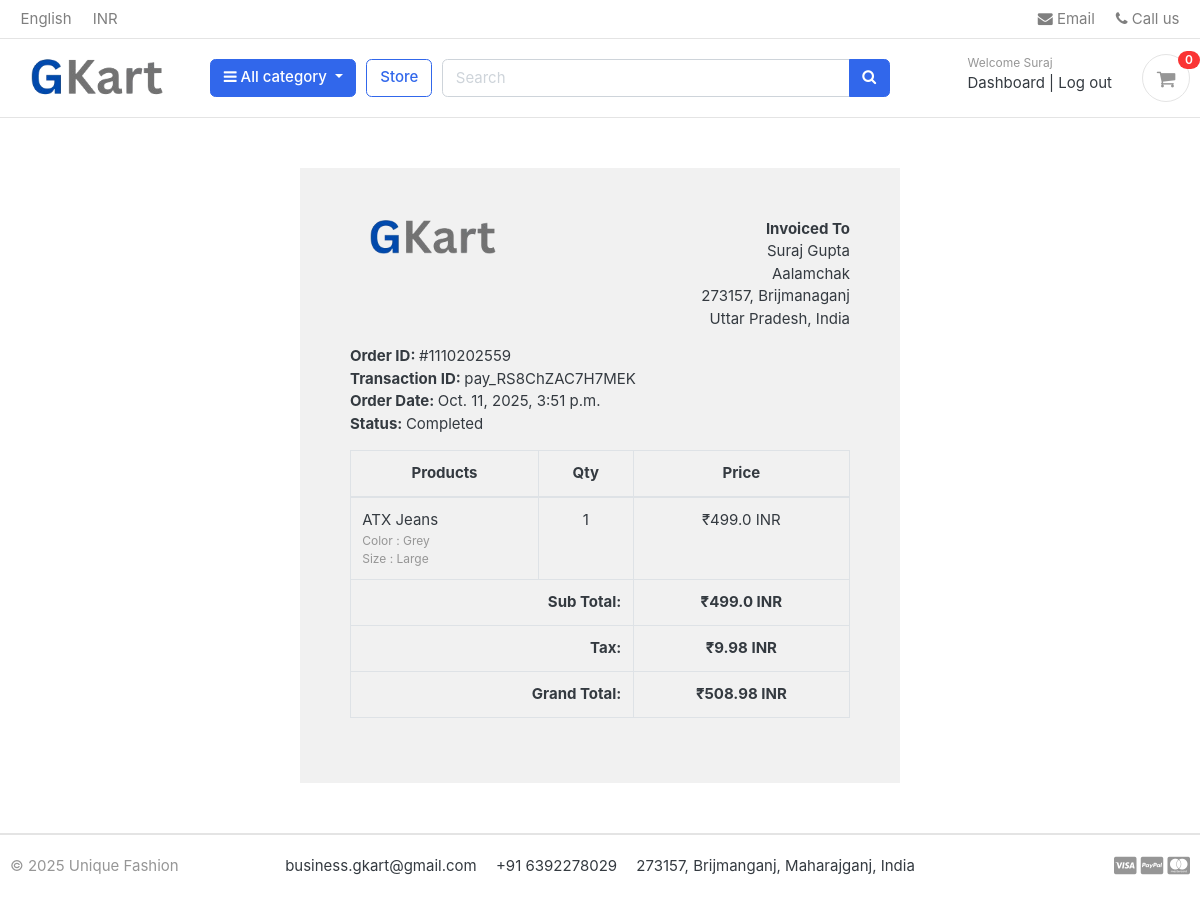
The page /accounts/order_detail/1110202559/ (signed in) on the database its author committed.
### accounts/models.py (models this page shows, shortened)
class Account(AbstractBaseUser):
    first_name = models.CharField(max_length=100)
    last_name = models.CharField(max_length=100)
    username = models.CharField(max_length=100, unique=True)
    email = models.CharField(max_length=100, unique=True)
    mobile_number = models.CharField(max_length=13)
    date_joined = models.DateTimeField(auto_now_add=True)
    last_login = models.DateTimeField(auto_now=True)
    is_admin = models.BooleanField(default=False)
    is_staff = models.BooleanField(default=False)
    is_active = models.BooleanField(default=False)
    is_superadmin = models.BooleanField(default=False)
    USERNAME_FIELD = 'email'
    REQUIRED_FIELDS = ['username', 'first_name', 'last_name']
    objects = MyAccountManager()

### orders/models.py (models this page shows, shortened)
class Order(models.Model):
    STATUS = (
        ('New', 'New'),
        ('Accepted', 'Accepted'),
        ('Completed', 'Completed'),
        ('Cancelled', 'Cancelled'),
    )
    user = models.ForeignKey(Account, on_delete=models.SET_NULL, null=True)
    payment = models.ForeignKey(Payment, on_delete=models.SET_NULL, blank=True, null=True)
    order_number = models.CharField(max_length=20)
    first_name = models.CharField(max_length=50)
    last_name = models.CharField(max_length=50)
    phone = models.CharField(max_length=15)
    email = models.EmailField(max_length=50)
    address_line_1 = models.CharField(max_length=50)
    address_line_2 = models.CharField(max_length=50, blank=True)
    pin_code = models.CharField(max_length=20)
    city = models.CharField(max_length=50)
    state = models.CharField(max_length=50)
    country = models.CharField(max_length=50)
    order_note = models.CharField(max_length=100, blank=True)
    order_total = models.FloatField()
    tax = models.FloatField()
    status = models.CharField(max_length=10, choices=STATUS, default='New')
    ip = models.CharField(blank=True, max_length=20)
    is_ordered = models.BooleanField(default=False)
    created_at = models.DateTimeField(auto_now_add=True)
    updated_at = models.DateTimeField(auto_now=True)
    def full_name(self):
        return f'{self.first_name} {self.last_name}'
    def full_address(self):
        return f'{self.address_line_1} {self.address_line_2}'

class Payment(models.Model):
    user = models.ForeignKey(Account, on_delete=models.CASCADE)
    payment_id = models.CharField(max_length=100)
    payment_method = models.CharField(max_length=100)
    amount_paid = models.CharField(max_length=100) # this is the total amount paid
    status = models.CharField(max_length=100)
    created_at = models.DateTimeField(auto_now_add=True)

class OrderProduct(models.Model):
    order = models.ForeignKey(Order, on_delete=models.CASCADE)
    payment = models.ForeignKey(Payment, on_delete=models.SET_NULL, blank=True, null=True)
    user = models.ForeignKey(Account, on_delete=models.CASCADE)
    product = models.ForeignKey(Product, on_delete=models.CASCADE)
    variations = models.ManyToManyField(Variation, blank=True)
    quantity = models.IntegerField()
    product_price = models.FloatField()
    ordered = models.BooleanField(default=False)
    created_at = models.DateTimeField(auto_now_add=True)
    updated_at = models.DateTimeField(auto_now=True)

### store/models.py (models this page shows, shortened)
class Product(models.Model):
    product_name     = models.CharField(max_length=100, unique=True)
    slug             = models.CharField(max_length=100, unique=True)
    description      = models.TextField(max_length=255, blank=True)
    price            = models.IntegerField()
    product_images   = models.ImageField(upload_to='photos/products')
    stock            = models.IntegerField()
    is_available     = models.BooleanField(default=True)
    category         = models.ForeignKey(Category, on_delete=models.CASCADE)
    created_at       = models.DateTimeField(auto_now_add=True)
    updated_at       = models.DateTimeField(auto_now=True)

class Variation(models.Model):
    product             = models.ForeignKey(Product, on_delete=models.CASCADE)
    variation_category  = models.CharField(max_length=255, choices=variation_category_choice)
    variation_value     = models.CharField(max_length=255)
    is_active           = models.BooleanField(default=True)
    created_date         = models.DateTimeField(auto_now=True)
    class Meta:
        ordering = ['variation_category']
    objects = VariationManager()

### accounts/views.py (the view)
# urls.py: path('order_detail/<int:order_id>/', views.order_detail, name='order_detail'),
@login_required(login_url='login')
def order_detail(request, order_id):
    order = Order.objects.get(order_number=order_id)
    order_detail = OrderProduct.objects.filter(order=order)
    subtotal = 0
    for i in order_detail:
        subtotal += i.product_price * i.quantity
    context = {
        "order_detail": order_detail,
        "order": order,
        "subtotal": subtotal
    }
    return render(request, 'accounts/order_detail.html', context)

### carts/context_processors.py (called while the page is built)
def counter(request):
    cart_count = 0
    if 'admin' in request.path:
        return {}
    else:
        try:
            cart = Cart.objects.filter(cart_id=_cart_id(request))
            if request.user.is_authenticated:
                cart_items = CartItem.objects.all().filter(user=request.user)
            else:
                cart_items = CartItem.objects.all().filter(cart=cart[:1])
            for cart_item in cart_items:
                cart_count += cart_item.quantity
        except Cart.DoesNotExist:
            cart_count = 0
    return dict(cart_count=cart_count)

### carts/views.py (called while the page is built)
def _cart_id(request):
    cart = request.session.session_key
    if not cart:
        cart = request.session.create() # create the cart id present in the session id
    return cart

### category/context_processors.py (called while the page is built)
def menu_links(request):
    links = Category.objects.all()
    return dict(links=links)

### category/models.py (called while the page is built)
    def get_url(self):
        return reverse('products_by_category', args=[self.slug])

### templates/accounts/order_detail.html (shortened to what this page needs)
{% extends 'base.html' %}
{% load static %}
{% block content %}
<div class="container" style="margin: 0 auto;width: 50%;padding: 50px;background: #f1f1f1;margin-top: 50px;margin-bottom: 50px;">
    <div class="row invoice row-printable">
        <div class="col-md-12">
            <div class="panel panel-default plain" id="dash_0">
                <div class="panel-body p30">
                    <div class="row">
                        <div class="col-lg-6">
                            <div class="invoice-logo"><img src="{% static 'images/logo.png' %}" alt="Invoice logo" style="max-height: 40px;"></div>
                        </div>
                        <div class="col-lg-6">
                            <div class="invoice-from">
                                <ul class="list-unstyled text-right">
                                    <li><strong>Invoiced To</strong></li>
                                    <li>{{order.full_name}}</li>
                                    <li>{{order.full_address}}</li>
                                    <li>{{order.pin_code}}, {{order.city}}</li>
                                    <li>{{order.state}}, {{order.country}}</li>
                                </ul>
                            </div>
                        </div>
                        <div class="col-lg-12">
                            <div class="invoice-details mt25">
                                <div class="well">
                                    <ul class="list-unstyled mb0">
                                        <li><strong>Order ID: </strong>#{{order.order_number}}</li>
                                        <li><strong>Transaction ID: </strong>{{order.payment.payment_id}}</li>
                                        <li><strong>Order Date: </strong>{{order.created_at}}</li>
                                        <li><strong>Status: </strong>{{order.payment.status}}</li>
                                    </ul>
                                </div>
                            </div>
                            <div class="invoice-items">
                                <div class="table-responsive" style="overflow: hidden; outline: none;" tabindex="0">
                                    <table class="table table-bordered">
                                        <thead>
                                            <tr>
                                                <th class="per70 text-center">Products</th>
                                                <th class="per5 text-center">Qty</th>
                                                <th class="per25 text-center">Price</th>
                                            </tr>
                                        </thead>
                                        <tbody>
                                          {% for item in order_detail %}
                                            <tr>
                                                <td>{{item.product.product_name}}
                                                  <p class="text-muted small">
                                          					{% if item.variations.all %}
                                          						{% for i in item.variations.all %}
                                          							{{ i.variation_category | title }} : {{ i.variation_value | title }} <br>
                                          						{% endfor %}
                                          					{% endif %}
                                          				</p>
                                                </td>
                                                <td class="text-center">{{item.quantity}}</td>
                                                <td class="text-center">₹{{item.product_price}} INR</td>
                                            </tr>
                                          {% endfor %}
                                        </tbody>
                                        <tfoot>
                                            <tr>
                                                <th colspan="2" class="text-right">Sub Total:</th>
                                                <th class="text-center">₹{{subtotal}} INR</th>
                                            </tr>
                                            <tr>
                                                <th colspan="2" class="text-right">Tax:</th>
                                                <th class="text-center">₹{{order.tax}} INR</th>
                                            </tr>
                                            <tr>
                                                <th colspan="2" class="text-right">Grand Total:</th>
                                                <th class="text-center">₹{{order.order_total}} INR</th>
                                            </tr>
                                        </tfoot>
                                    </table>
                                </div>
                            </div>
                        </div>
                    </div>
                </div>
            </div>
        </div>
    </div>
    </div>
{% endblock %}

### templates/includes/navbar.html (shortened to what this page needs)
{% load static %}
<header class="section-header">
      <nav class="navbar p-md-0 navbar-expand-sm navbar-light border-bottom">
        <div class="container">
          <div class="collapse navbar-collapse" id="navbarTop4">
            <ul class="navbar-nav mr-auto">
              <li class="nav-item dropdown">
                <a href="#" class="nav-link"> English </a>
              </li>
              <li class="nav-item dropdown">
                <a href="#" class="nav-link"> INR </a>
              </li>
            </ul>
            <ul class="navbar-nav">
              <li>
                <a href="#" class="nav-link">
                  <i class="fa fa-envelope"></i> Email
                </a>
              </li>
              <li>
                <a href="#" class="nav-link">
                  <i class="fa fa-phone"></i> Call us
                </a>
              </li>
            </ul>
          </div>
        </div>
      </nav>
      <section class="header-main border-bottom">
        <div class="container">
          <div class="row align-items-center">
            <div class="col-lg-2 col-md-3 col-6">
              <a href="{% url "home" %}" class="brand-wrap">
                <img class="logo" src="{% static 'images/logo.png' %}"  alt="Logo Image"/>
              </a>
            </div>
            <div class="col-lg col-sm col-md col-6 flex-grow-0">
              <div class="category-wrap dropdown d-inline-block float-right">
                <button
                  type="button"
                  class="btn btn-primary dropdown-toggle"
                  data-toggle="dropdown"
                >
                  <i class="fa fa-bars"></i> All category
                </button>
              </div>
            </div>
            <a href="{% url "store" %}" class="btn btn-outline-primary">Store</a>
            <div class="col-lg col-md-6 col-sm-12 col">
              <form action="{% url "search" %}" class="search">
                <div class="input-group w-100">
                  <input
                    type="text"
                    name="keyword"
                    class="form-control"
                    {% comment %} style="width: 60%" {% endcomment %}
                    placeholder="Search"
                  />
                  <div class="input-group-append">
                    <button class="btn btn-primary" type="submit">
                      <i class="fa fa-search"></i>
                    </button>
                  </div>
                </div>
              </form>
            </div>
            <div class="col-lg-3 col-sm-6 col-8 order-2 order-lg-3">
              <div class="d-flex justify-content-end mb-3 mb-lg-0">
                {% if user.id is None %}
                  <div class="widget-header">
                    <small class="title text-muted">Welcome guest!</small>
                    <div>
                      <a href="{% url "login" %}">Log in</a>
                      <span class="dark-transp"> | </span>
                      <a href="{% url "register" %}"> Register</a>
                    </div>
                  </div>
                {% else %}
                    <div class="widget-header">
                    <small class="title text-muted">Welcome {{ user.first_name }}</small>
                    <div>
                      <a href="{% url "dashboard" %}">Dashboard</a>
                      <span class="dark-transp"> | </span>
                      <a href="{% url "logout" %}"> Log out</a>
                    </div>
                  </div>
                {% endif %}
                <a href="{% url "cart" %}" class="widget-header pl-3 ml-3">
                  <div class="icon icon-sm rounded-circle border">
                    <i class="fa fa-shopping-cart"></i>
                  </div>
                  <span class="badge badge-pill badge-danger notify">{{ cart_count }}</span>
                </a>
              </div>
            </div>
          </div>
        </div>
      </section>
    </header>

### gkart/static/css/ui.css (style rules this page uses)
html { font-family: "Inter", sans-serif; font-size: 15px; }
.icon-xs, .icon-sm, .icon-md, .icon-lg { display: inline-block; text-align: center; flex-shrink: 0; flex-grow: 0; }
.icon-sm { width: 48px; height: 48px; line-height: 48px !important; font-size: 20px; }
p:last-child { margin-bottom: 0; }
.header-main { position: relative; padding-top: 1rem; padding-bottom: 1rem; }
.brand-wrap .logo, .navbar-brand .logo { margin-right: 7px; max-height: 42px; display: inline-block; }
.widget-header { display: inline-block; vertical-align: middle; position: relative; }
.widget-header a { color: #343a40; }
.widget-header i { color: #969696; }
.widget-header .title { display: block; }
.widget-header .notify { position: absolute; top: -3px; right: -10px; }
[class*=list-] li:after { visibility: hidden; display: block; content: ""; overflow: hidden; height: 0; clear: both; }
.notify { position: absolute; top: -4px; right: -10px; display: inline-block; padding: 0.25em 0.6em; font-size: 12px; line-height: 1; text-align: center; border-radius: 3rem; color: #fff; background-color: #fa3434; }

### rows shown on the page
Account: first_name "Suraj"
Order: full_name "Suraj Gupta", full_address "Aalamchak", pin_code "273157", city "Brijmanaganj", state "Uttar Pradesh", country "India", order_number "1110202559", payment.payment_id "pay_RS8ChZAC7H7MEK", created_at "Oct. 11, 2025, 3:51 p.m.", payment.status "Completed", tax "9.98", order_total "508.98"
OrderProduct: product.product_name "ATX Jeans", quantity "1", product_price "499.0"
Variation: variation_category "Color", variation_value "Grey"
Variation: variation_category "Size", variation_value "Large"

### other values the page prints
{{ cart_count }} "0"
{{ subtotal }} "499.0"
